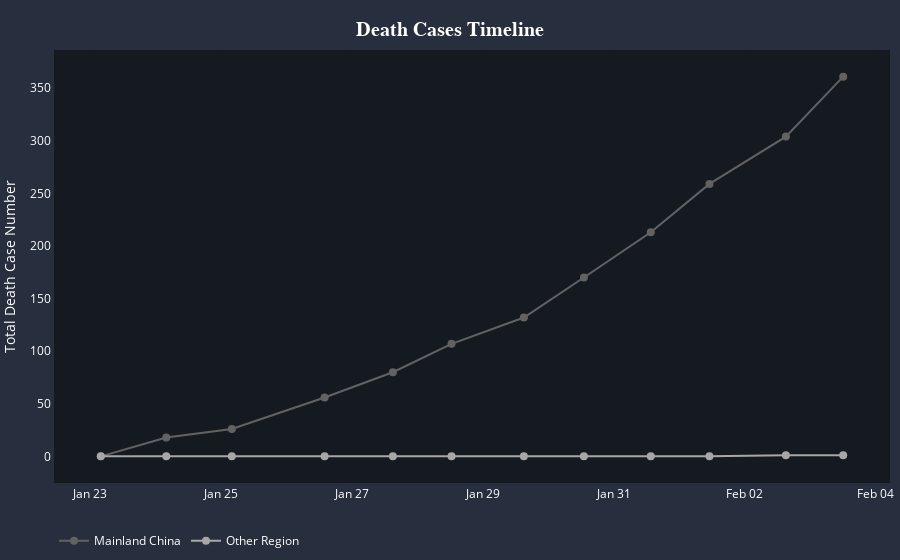

Notebook source saved alongside this figure:
### Code cell
# Line plot for deaths cases
# Set up tick scale based on confirmed case number
tickList = list(np.arange(0, df_deaths['Mainland China'].max()+100, 50))

# Create empty figure canvas
fig_deaths = go.Figure()
# Add trace to the figure
fig_deaths.add_trace(go.Scatter(x=df_deaths['Date']+timedelta(hours=16), y=df_deaths['Mainland China'],
                         mode='lines+markers',
                         name='Mainland China',
                         line=dict(color='#626262', width=2),
                         marker=dict(size=8),
                         text=[datetime.strftime(d+timedelta(hours=16), '%b %d %Y AEDT') for d in df_deaths['Date']],
                         hovertemplate='<b>%{text}</b><br></br>'+
                                       'Mainland China death<br>'+
                                       '%{y} cases<br>'+
                                       '<extra></extra>'))
fig_deaths.add_trace(go.Scatter(x=df_deaths['Date']+timedelta(hours=16), y=df_deaths['Other locations'],
                         mode='lines+markers',
                         name='Other Region',
                         line=dict(color='#a7a7a7', width=2),
                         marker=dict(size=8),
                         text=[datetime.strftime(d+timedelta(hours=16), '%b %d %Y AEDT') for d in df_deaths['Date']],
                         hovertemplate='<b>%{text}</b><br></br>'+
                                       'Other region death<br>'+
                                       '%{y} cases<br>'+
                                       '<extra></extra>'))
# Customise layout
fig_deaths.update_layout(
    title=dict(
        text="<b>Death Cases Timeline<b>",
        y=0.96, x=0.5, xanchor='center', yanchor='top',
        font=dict(size=20, color="#ffffff", family="Playfair Display")
    ),
    margin=go.layout.Margin(
        l=5,
        r=10,
        b=10,
        t=50,
        pad=0
    ),
    yaxis=dict(
        showline=True, linecolor='#272e3e',
        zeroline=False,
        gridcolor='#272e3e',
        gridwidth = .1,
        tickmode='array',
        # Set tick range based on the maximum number
        tickvals=tickList,
        # Set tick label accordingly
        ticktext=['{:.0f}'.format(i) for i in tickList]
    ),
    yaxis_title="Total Death Case Number",
    xaxis=dict(
        showline=True, linecolor='#272e3e',
        gridcolor='#272e3e',
        gridwidth = .1,
        zeroline=False
    ),
    xaxis_tickformat='%b %d',
    hovermode = 'x',
    legend_orientation="h",
    plot_bgcolor='#151920',
    paper_bgcolor='#272e3e',
    font=dict(color='#ffffff')
)

fig_deaths.show()

### Figure 1 — Plotly figure (JSON) as saved in the notebook; plotly's stock layout.template omitted (floating-point values rounded to 4 significant figures)
{"data": [{"hovertemplate": "<b>%{text}</b><br></br>Mainland China death<br>%{y} cases<br><extra></extra>", "line": {"color": "#626262", "width": 2}, "marker": {"size": 8}, "mode": "lines+markers", "name": "Mainland China", "text": ["Feb 03 2020 AEDT", "Feb 02 2020 AEDT", "Feb 01 2020 AEDT", "Jan 31 2020 AEDT", "Jan 30 2020 AEDT", "Jan 29 2020 AEDT", "Jan 28 2020 AEDT", "Jan 27 2020 AEDT", "Jan 26 2020 AEDT", "Jan 25 2020 AEDT", "Jan 24 2020 AEDT", "Jan 23 2020 AEDT"], "type": "scatter", "x": ["2020-02-03T12:00:00", "2020-02-02T15:00:00", "2020-02-01T11:00:00", "2020-01-31T13:30:00", "2020-01-30T13:00:00", "2020-01-29T15:00:00", "2020-01-28T12:30:00", "2020-01-27T15:00:00", "2020-01-26T14:00:00", "2020-01-25T04:00:00", "2020-01-24T04:00:00", "2020-01-23T04:00:00"], "y": [361, 304, 259, 213, 170, 132, 107, 80, 56, 26, 18, 0]}, {"hovertemplate": "<b>%{text}</b><br></br>Other region death<br>%{y} cases<br><extra></extra>", "line": {"color": "#a7a7a7", "width": 2}, "marker": {"size": 8}, "mode": "lines+markers", "name": "Other Region", "text": ["Feb 03 2020 AEDT", "Feb 02 2020 AEDT", "Feb 01 2020 AEDT", "Jan 31 2020 AEDT", "Jan 30 2020 AEDT", "Jan 29 2020 AEDT", "Jan 28 2020 AEDT", "Jan 27 2020 AEDT", "Jan 26 2020 AEDT", "Jan 25 2020 AEDT", "Jan 24 2020 AEDT", "Jan 23 2020 AEDT"], "type": "scatter", "x": ["2020-02-03T12:00:00", "2020-02-02T15:00:00", "2020-02-01T11:00:00", "2020-01-31T13:30:00", "2020-01-30T13:00:00", "2020-01-29T15:00:00", "2020-01-28T12:30:00", "2020-01-27T15:00:00", "2020-01-26T14:00:00", "2020-01-25T04:00:00", "2020-01-24T04:00:00", "2020-01-23T04:00:00"], "y": [1, 1, 0, 0, 0, 0, 0, 0, 0, 0, 0, 0]}], "layout": {"font": {"color": "#ffffff"}, "hovermode": "x", "legend": {"orientation": "h"}, "margin": {"b": 10, "l": 5, "pad": 0, "r": 10, "t": 50}, "paper_bgcolor": "#272e3e", "plot_bgcolor": "#151920", "title": {"font": {"color": "#ffffff", "family": "Playfair Display", "size": 20}, "text": "<b>Death Cases Timeline<b>", "x": 0.5, "xanchor": "center", "y": 0.96, "yanchor": "top"}, "xaxis": {"gridcolor": "#272e3e", "gridwidth": 0.1, "linecolor": "#272e3e", "showline": true, "tickformat": "%b %d", "zeroline": false}, "yaxis": {"gridcolor": "#272e3e", "gridwidth": 0.1, "linecolor": "#272e3e", "showline": true, "tickmode": "array", "ticktext": ["0", "50", "100", "150", "200", "250", "300", "350", "400", "450"], "tickvals": [0, 50, 100, 150, 200, 250, 300, 350, 400, 450], "title": {"text": "Total Death Case Number"}, "zeroline": false}}}
